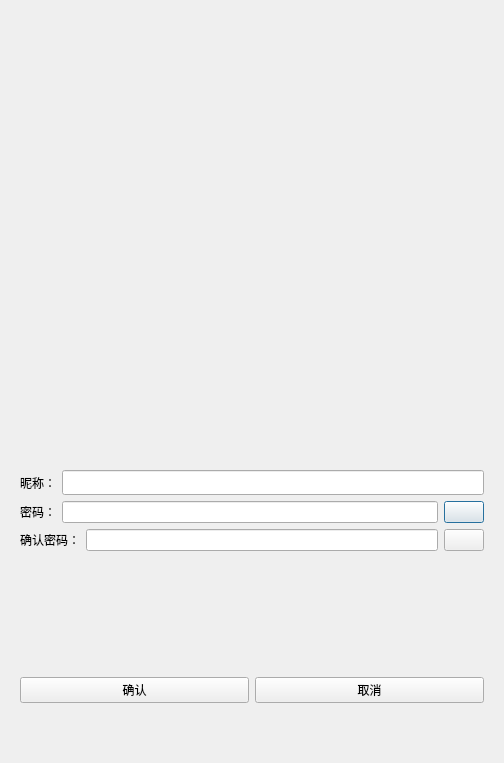
<?xml version="1.0" encoding="UTF-8"?>
<ui version="4.0">
 <class>RegDialog</class>
 <widget class="QDialog" name="RegDialog">
  <property name="geometry">
   <rect>
    <x>0</x>
    <y>0</y>
    <width>504</width>
    <height>763</height>
   </rect>
  </property>
  <property name="windowTitle">
   <string>Dialog</string>
  </property>
  <layout class="QVBoxLayout" name="verticalLayout_2">
   <item>
    <layout class="QVBoxLayout" name="verticalLayout">
     <item>
      <widget class="QStackedWidget" name="stackedWidget">
       <widget class="QWidget" name="page">
        <layout class="QVBoxLayout" name="verticalLayout_4">
         <item>
          <spacer name="verticalSpacer">
           <property name="orientation">
            <enum>Qt::Orientation::Vertical</enum>
           </property>
           <property name="sizeType">
            <enum>QSizePolicy::Policy::Fixed</enum>
           </property>
           <property name="sizeHint" stdset="0">
            <size>
             <width>20</width>
             <height>20</height>
            </size>
           </property>
          </spacer>
         </item>
         <item>
          <widget class="QWidget" name="widget" native="true">
           <layout class="QHBoxLayout" name="horizontalLayout_7">
            <item>
             <widget class="QLabel" name="error_label">
              <property name="text">
               <string/>
              </property>
              <property name="alignment">
               <set>Qt::AlignmentFlag::AlignCenter</set>
              </property>
             </widget>
            </item>
           </layout>
          </widget>
         </item>
         <item>
          <layout class="QHBoxLayout" name="horizontalLayout">
           <item>
            <widget class="QLabel" name="user_label">
             <property name="minimumSize">
              <size>
               <width>0</width>
               <height>25</height>
              </size>
             </property>
             <property name="maximumSize">
              <size>
               <width>16777215</width>
               <height>25</height>
              </size>
             </property>
             <property name="text">
              <string>昵称：</string>
             </property>
            </widget>
           </item>
           <item>
            <widget class="QLineEdit" name="user_edit">
             <property name="minimumSize">
              <size>
               <width>0</width>
               <height>25</height>
              </size>
             </property>
             <property name="maximumSize">
              <size>
               <width>16777215</width>
               <height>25</height>
              </size>
             </property>
            </widget>
           </item>
          </layout>
         </item>
         <item>
          <layout class="QHBoxLayout" name="horizontalLayout_3">
           <item>
            <widget class="QLabel" name="password_label">
             <property name="text">
              <string>密码：</string>
             </property>
            </widget>
           </item>
           <item>
            <widget class="QLineEdit" name="password_edit"/>
           </item>
           <item>
            <widget class="IconSwitchBtn" name="password_btn">
             <property name="text">
              <string/>
             </property>
            </widget>
           </item>
          </layout>
         </item>
         <item>
          <layout class="QHBoxLayout" name="horizontalLayout_4">
           <item>
            <widget class="QLabel" name="label_2">
             <property name="text">
              <string>确认密码：</string>
             </property>
            </widget>
           </item>
           <item>
            <widget class="QLineEdit" name="password_edit2"/>
           </item>
           <item>
            <widget class="IconSwitchBtn" name="pass_confirm_btn">
             <property name="text">
              <string/>
             </property>
            </widget>
           </item>
          </layout>
         </item>
         <item>
          <spacer name="verticalSpacer_3">
           <property name="orientation">
            <enum>Qt::Orientation::Vertical</enum>
           </property>
           <property name="sizeType">
            <enum>QSizePolicy::Policy::Fixed</enum>
           </property>
           <property name="sizeHint" stdset="0">
            <size>
             <width>20</width>
             <height>120</height>
            </size>
           </property>
          </spacer>
         </item>
         <item>
          <layout class="QHBoxLayout" name="horizontalLayout_6">
           <item>
            <widget class="QPushButton" name="confirm_btn">
             <property name="text">
              <string>确认</string>
             </property>
            </widget>
           </item>
           <item>
            <widget class="QPushButton" name="cancer_btn">
             <property name="text">
              <string>取消</string>
             </property>
            </widget>
           </item>
          </layout>
         </item>
         <item>
          <spacer name="verticalSpacer_2">
           <property name="orientation">
            <enum>Qt::Orientation::Vertical</enum>
           </property>
           <property name="sizeType">
            <enum>QSizePolicy::Policy::Fixed</enum>
           </property>
           <property name="sizeHint" stdset="0">
            <size>
             <width>20</width>
             <height>40</height>
            </size>
           </property>
          </spacer>
         </item>
        </layout>
       </widget>
       <widget class="QWidget" name="page_2"/>
      </widget>
     </item>
    </layout>
   </item>
  </layout>
 </widget>
 <customwidgets>
  <customwidget>
   <class>IconSwitchBtn</class>
   <extends>QPushButton</extends>
   <header location="global">iconswitchbtn.h</header>
  </customwidget>
 </customwidgets>
 <resources/>
 <connections/>
</ui>
